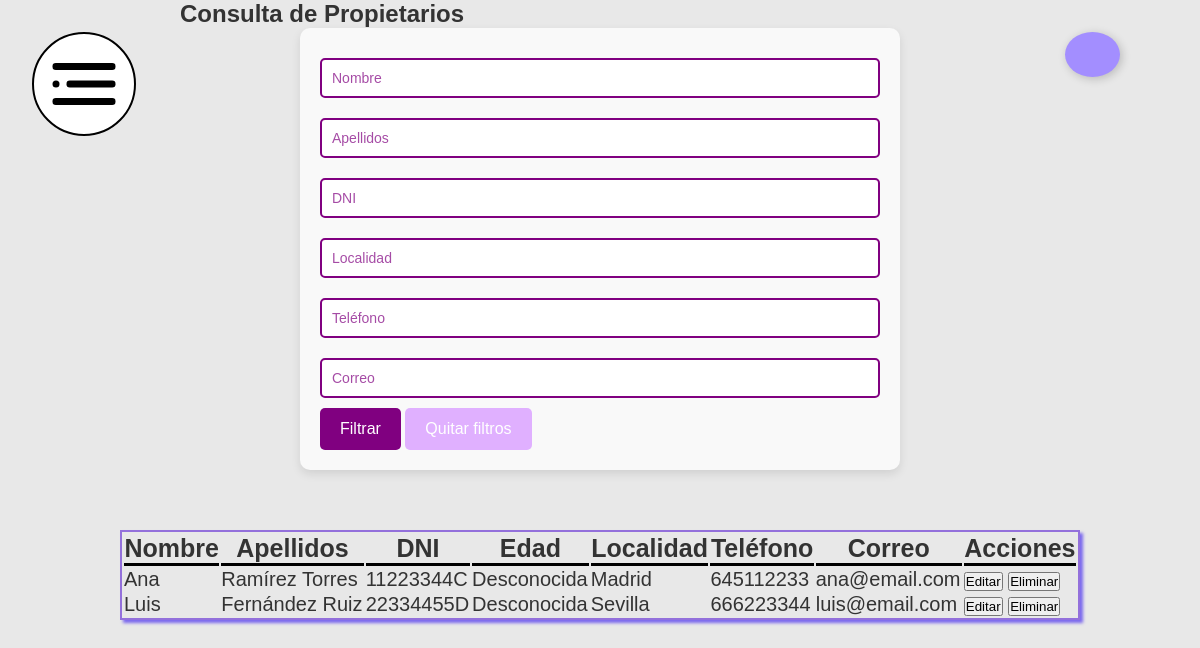
The page /vistas/propietarios.php (signed in) on the database its author committed.
### tables this page shows
CREATE TABLE dueno (
    dni_dueno CHAR(9) PRIMARY KEY NOT NULL,
    nombre_dueno VARCHAR(25) NOT NULL,
    apellidos_dueno VARCHAR(50) NOT NULL,
    edad_dueno DATE NULL,
    localidad_dueno VARCHAR(85) NULL,
    telefono_dueno CHAR(9) NULL,
    correo_dueno VARCHAR(35) NULL
);

### vistas/propietarios.php (the view, shortened to what this page needs)
<?php
include('../servicios/conexion.php');
?>
<!DOCTYPE html>
<html lang="es">
<head>
    <link rel="stylesheet" href="../front/estilos.css">
</head>
<body>
<div class="boton_abrir_menu" id="boton">
    <img src="../media/menu.svg" alt="Abrir menú" onclick="abrirmenu()">
</div>
<main id="layout">
    <a class="Btn" href="../procesos/logs/logout.php">
        <div class="sign">
            <svg viewBox="0 0 512 512"><path d="..."></path></svg>
        </div>
    </a>
    <section>
        <h1>Consulta de Propietarios</h1>
        <form method="get">
            <input type="text" name="nombre" placeholder="Nombre" value="<?= isset($_GET['nombre']) ? htmlspecialchars($_GET['nombre']) : '' ?>">
            <input type="text" name="apellidos" placeholder="Apellidos" value="<?= isset($_GET['apellidos']) ? htmlspecialchars($_GET['apellidos']) : '' ?>">
            <input type="text" name="dni" placeholder="DNI" value="<?= isset($_GET['dni']) ? htmlspecialchars($_GET['dni']) : '' ?>">
            <input type="text" name="localidad" placeholder="Localidad" value="<?= isset($_GET['localidad']) ? htmlspecialchars($_GET['localidad']) : '' ?>">
            <input type="text" name="telefono" placeholder="Teléfono" value="<?= isset($_GET['telefono']) ? htmlspecialchars($_GET['telefono']) : '' ?>">
            <input type="text" name="correo" placeholder="Correo" value="<?= isset($_GET['correo']) ? htmlspecialchars($_GET['correo']) : '' ?>">
            <button type="submit">Filtrar</button>
            <a href="propietarios.php"><button type="button">Quitar filtros</button></a>
        </form>
        <table>
            <tr>
                <th>Nombre</th>
                <th>Apellidos</th>
                <th>DNI</th>
                <th>Edad</th>
                <th>Localidad</th>
                <th>Teléfono</th>
                <th>Correo</th>
                <th>Acciones</th>
            </tr>
            <?php
            $where = [];
            $where_sql = $where ? "WHERE " . implode(' AND ', $where) : "";
            $sql = "SELECT * FROM dueno $where_sql ORDER BY nombre_dueno";
            $result = mysqli_query($conn, $sql);
            if ($result && mysqli_num_rows($result) > 0) {
                while ($row = mysqli_fetch_assoc($result)) {
                    $edad = '';
                    if (!empty($row['fecha_nacimiento'])) {
                        $fecha_nac = new DateTime($row['fecha_nacimiento']);
                        $hoy = new DateTime();
                        $edad = $fecha_nac->diff($hoy)->y;
                    } else {
                        $edad = 'Desconocida';
                    }
                    echo "<tr>";
                    echo "<td>{$row['nombre_dueno']}</td>";
                    echo "<td>{$row['apellidos_dueno']}</td>";
                    echo "<td>{$row['dni_dueno']}</td>";
                    echo "<td>$edad</td>";
                    echo "<td>{$row['localidad_dueno']}</td>";
                    echo "<td>{$row['telefono_dueno']}</td>";
                    echo "<td>{$row['correo_dueno']}</td>";
                    echo "<td>
                            <a href='../formularios/editar_propietario.php?dni_dueno={$row['dni_dueno']}'><button>Editar</button></a>
                            <a href='../procesos/delete/delete_propietario.php?dni_dueno={$row['dni_dueno']}'><button>Eliminar</button></a>
                          </td>";
                    echo "</tr>";
                }
            } else {
                echo "<tr><td colspan='8'>No hay propietarios registrados</td></tr>";
            }
            ?>
        </table>
    </section>
</main>
</body>
</html>

### front/estilos.css (style rules this page uses)
* { box-sizing: border-box; margin: 0; padding: 0; }
body { font-family: Arial, sans-serif; margin: 0; padding: 0; background-color: #e8e8e8; color: #333; }
.boton_abrir_menu { position: fixed; margin: 2rem; border: 2px solid black; border-radius: 150px; padding: 0.5rem; height: 6.5rem; width: 6.5rem; visibility: visible; background-color: white; z-index: 2; }
.boton_abrir_menu > img { position: relative; width: 100%; }
.Btn { display: flex; align-items: center; justify-content: flex-start; width: 55px; height: 45px; border: none; border-radius: 50%; cursor: pointer; position: fixed; overflow: hidden; box-shadow: 2px 2px 10px rgba(0, 0, 0, 0.199); background-color: rgb(163, 142, 255); right: 5rem; top: 2rem; }
.sign { width: 100%; display: flex; align-items: center; justify-content: center; }
.sign svg { width: 17px; }
table { width: 80%; margin-left: 10%; border: 2px solid mediumpurple; box-shadow: 3px 3px 3px mediumslateblue; font-size: 20px; margin-top: 5%; }
th { border-bottom: 3px solid black; font-size: 25px; }

### vistas/propietarios.php (style rules this page uses)
h1 { margin-left: 15%; }
form { max-width: 600px; margin: 0 auto; padding: 20px; background-color: #f9f9f9; border-radius: 10px; box-shadow: 0 4px 10px rgba(0, 0, 0, 0.1); }
input[type="text"] { border: 2px solid purple; padding: 10px; margin: 10px 0; width: 100%; border-radius: 5px; font-size: 14px; transition: border-color 0.3s ease; }
button[type="submit"] { background-color: purple; color: white; padding: 12px 20px; border: none; border-radius: 5px; cursor: pointer; font-size: 16px; transition: background-color 0.3s ease; }
button[type="button"] { background-color: #E0B0FF; color: white; padding: 12px 20px; border: none; border-radius: 5px; cursor: pointer; font-size: 16px; transition: background-color 0.3s ease; }
input[type="text"]::placeholder { color: purple; opacity: 0.7; }

### rows shown on the page
dueno: nombre_dueno "Ana", apellidos_dueno "Ramírez Torres", dni_dueno "11223344C", edad "Desconocida", localidad_dueno "Madrid", telefono_dueno "645112233", correo_dueno "ana@email.com"
dueno: nombre_dueno "Luis", apellidos_dueno "Fernández Ruiz", dni_dueno "22334455D", edad "Desconocida", localidad_dueno "Sevilla", telefono_dueno "666223344", correo_dueno "luis@email.com"
